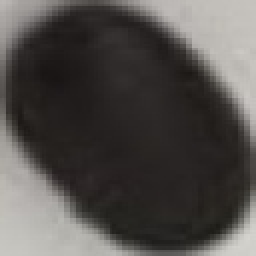
#> input picture data/processed/bons/bean0001_114.jpg, 128 x 128 px, found by its file name (shown 2 times larger); its folder holds only this picture in this run
$ python shape.py ../../data/processed/bons out.png
#> lines starting #> are read from the running program, lines starting #| are printed output that depends on the picture; after the words box and inside, x2 and y2 are one past the last pixel; in counts of white or black regions, pixels touching at a corner belong together
import os
import cv2
import numpy as np
import pandas as pd

def extract_shape_features(image_path: str):
    """
    Lê uma imagem crop (RGB), gera máscara e retorna lista de shape features:
    [area, perimeter, aspect_ratio, circularity, extent, solidity, hu_1…hu_7]
    """
    img = cv2.imread(image_path)
#> img is the input picture: shape (128, 128, 3); mean B, G, R 76.4, 79, 82.4
    gray = cv2.cvtColor(img, cv2.COLOR_BGR2GRAY)
    _, mask = cv2.threshold(
        gray, 0, 255,
        cv2.THRESH_BINARY_INV + cv2.THRESH_OTSU
    )
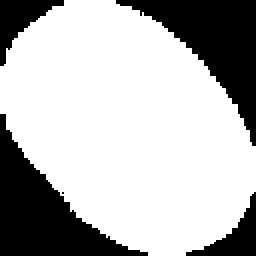
#> mask: shape (128, 128) (shown 2 times larger); 71.1% white; 5 black regions (1 under 20 px), largest, box (x1, y1, x2, y2) and area: (0, 57, 74, 128) 2004, (58, 0, 128, 73) 1907, (0, 0, 32, 33) 428, (93, 96, 128, 128) 393
    # clean noise
    kernel = cv2.getStructuringElement(cv2.MORPH_ELLIPSE, (5,5))
    mask = cv2.morphologyEx(mask, cv2.MORPH_OPEN, kernel)
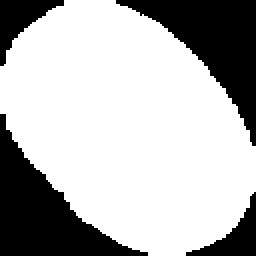
#> mask: shape (128, 128) (shown 2 times larger); 70.9% white; 4 black regions

    # main contour
    contours, _ = cv2.findContours(
        mask, cv2.RETR_EXTERNAL, cv2.CHAIN_APPROX_SIMPLE
    )
#> contours = 1 contour; box (x1, y1, x2, y2) and area: (0, 0, 128, 128) 11416
    if not contours:
        return None
    cnt = max(contours, key=cv2.contourArea)
#> cnt = contour of 224 points, box (x1, y1, x2, y2) (0, 0, 128, 128), area 11416

    area = cv2.contourArea(cnt)
#> area = 11416.5
    perim = cv2.arcLength(cnt, True)
#> perim = 437.9
    x,y,w,h = cv2.boundingRect(cnt)
#> x = 0; y = 0; w = 128; h = 128
    aspect = float(w)/h
#> aspect = 1
    circularity = 4*np.pi*area/(perim**2 + 1e-6)
#> circularity = 0.748
    extent = area/(w*h + 1e-6)
#> extent = 0.697
    hull = cv2.convexHull(cnt)
#> hull = contour of 32 points, box (x1, y1, x2, y2) (0, 0, 128, 128), area 11646
    solidity = area/(cv2.contourArea(hull) + 1e-6)
#> solidity = 0.98

    # Hu moments (log-transformed)
    hu = cv2.HuMoments(cv2.moments(cnt)).flatten()
#> hu = [0.172, 0.00406, 1.96e-06, 6.52e-08, 4.46e-16, 3.29e-10, -2.33e-14]
    hu = -np.sign(hu) * np.log10(np.abs(hu) + 1e-6)
#> hu = [0.765, 2.39, 5.53, 5.97, 6, 6, -6]

    return [area, perim, aspect, circularity, extent, solidity, *hu]


def build_shape_dataframe(processed_dir: str):
    """
    Percorre data/processed/{bons,ruins}, extrai shape features e retorna DataFrame:
    feat_1…feat_13 + label
    """
    rows = []
    for cls, label in [('bons', 1), ('ruins', 0)]:
        folder = os.path.join(processed_dir, cls)
        for fname in os.listdir(folder):
            path = os.path.join(folder, fname)
            feats = extract_shape_features(path)
#> feats = [11416.5, 437.9, 1, 0.748, 0.697, 0.98, 0.765, 2.39, 5.53, 5.97, 6, 6, -6]
            if feats is None:
                print(f"[WARN] sem contorno em {path}")
                continue
            rows.append(feats + [label])

    # colunas
    cols = ['area','perimeter','aspect','circularity',
            'extent','solidity'] + [f'hu_{i+1}' for i in range(7)] + ['label']
    return pd.DataFrame(rows, columns=cols)


if __name__ == '__main__':
    import argparse
    p = argparse.ArgumentParser()
    p.add_argument('processed_dir', help="data/processed")
    p.add_argument('out_csv', help="data/features/shape.csv")
    args = p.parse_args()

#> (the run stopped early here; a loop or call above may not have finished)
